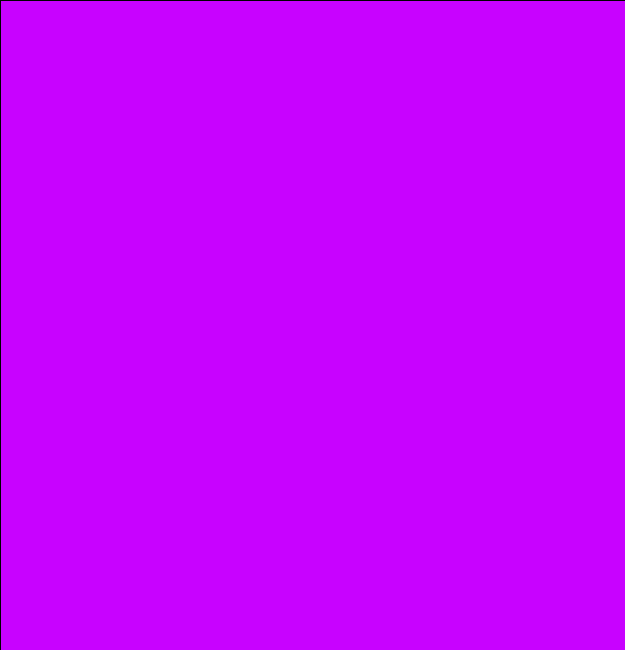
Frame 1 (no input)
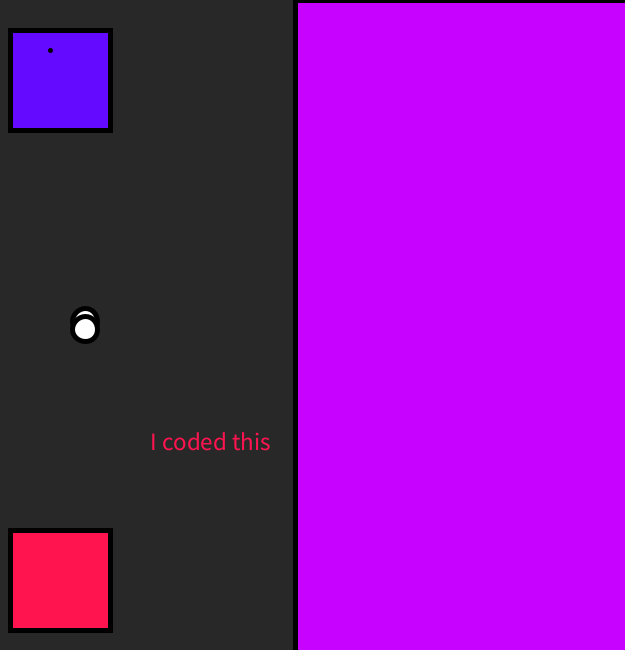
Frame 60 (the mouse pressed at the canvas centre just before this capture)
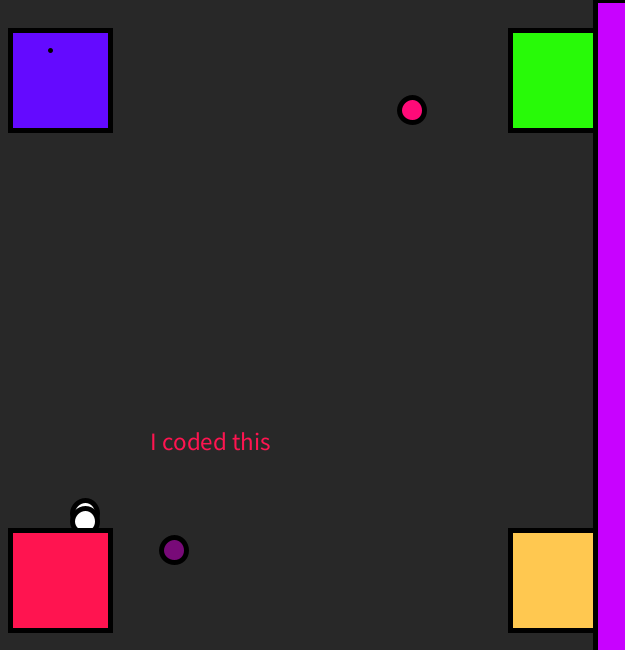
Frame 120 (the mouse held since frame 60 and released just before this capture)

The Processing sketch that drew these frames (run headless with seeded random() and noise(); from frame 60 on, the mouse is pressed at the canvas centre):

// Processing sketch: funsketch
// ── funsketch.pde

int x, y, x2, y2, x3, y3, x4, y4, x5, y5,
  wallLocation, velX, vel2X, vel3Y, vel4Y, w, h; //variables
void setup(){ 
  x=120; y=110; x2=120; y2=550; x3=85; y3=145; x4=100; y4=100; x5=0; y5=0;
  w=800; h=800; wallLocation = 1000; 
  velX=4; vel2X=6; vel3Y=8; vel4Y=2;
  size(625,650); 
}
void draw(){ //draws balls
background(40,40,40);
  fill(1000,10,120); ellipse(x, y, 25, 25);
  x+=velX;  
  if(x>500) velX = velX*-1;
  if(x<120) velX = velX*-1;//Pink ball
  
  fill(120,10,120); ellipse(x2, y2, 25, 25);
  x2+=vel2X;
  if(x2>500) vel2X = vel2X*-1;
  if(x2<120) vel2X = vel2X*-1;//Purple ball
  
  fill(1000,1000,1000); ellipse(x3, y3, 25, 25);
  y3+=vel3Y;
  if(y3>515) vel3Y = vel3Y*-1;
  if(y3<145) vel3Y = vel3Y*-1;//whiteball
  
  fill(1000,1000,1000); ellipse(x3, y3, 25, 25);
  y3+=vel3Y;
  if(y4>515) vel4Y = vel4Y*-1;
  if(y4<145) vel4Y = vel4Y*-1;//orangeball

  fill(40,250,8); rect(510,30,100,100); 
  fill(100,10,280); rect(10,30, 100, 100); 
  fill(400,200,80); rect(510,530,100,100); 
  fill(300,20,80); rect(10,530,100,100); //squaresdrawn
  
  textSize(25);
  text("I coded this", 150, 450);//text
  
  fill(50,50,50); line(50,50,50,50);

  fill(200, 2, 255); 
  rect(x5, y5, w, h); x5+=5; y5+=0; 
  
  fill(50,100,1000);
  strokeWeight(5);
  arc(100,100,100,100, 5,5);

}
